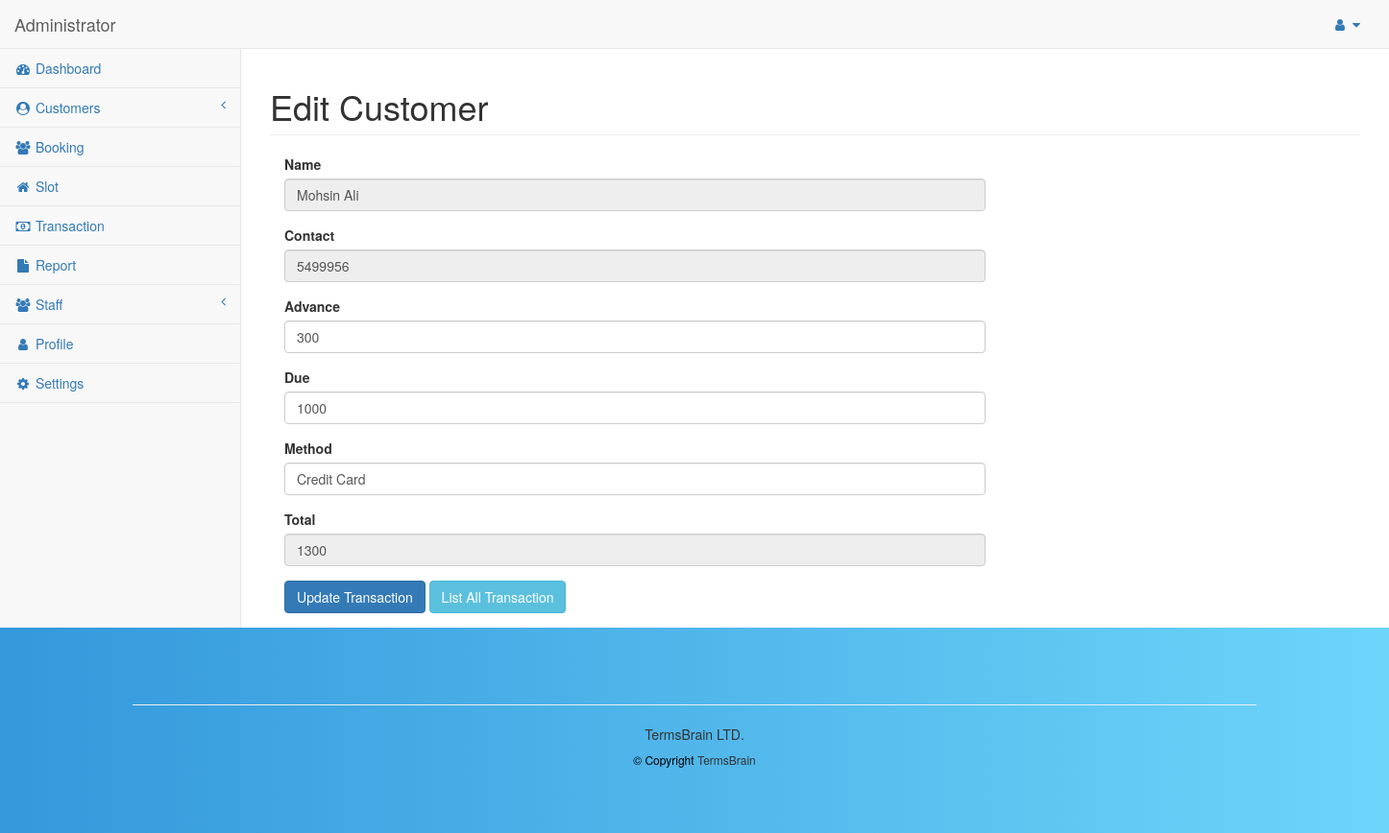
The page /editTransaction.php?id=3 (signed in) on the database as committed earlier.
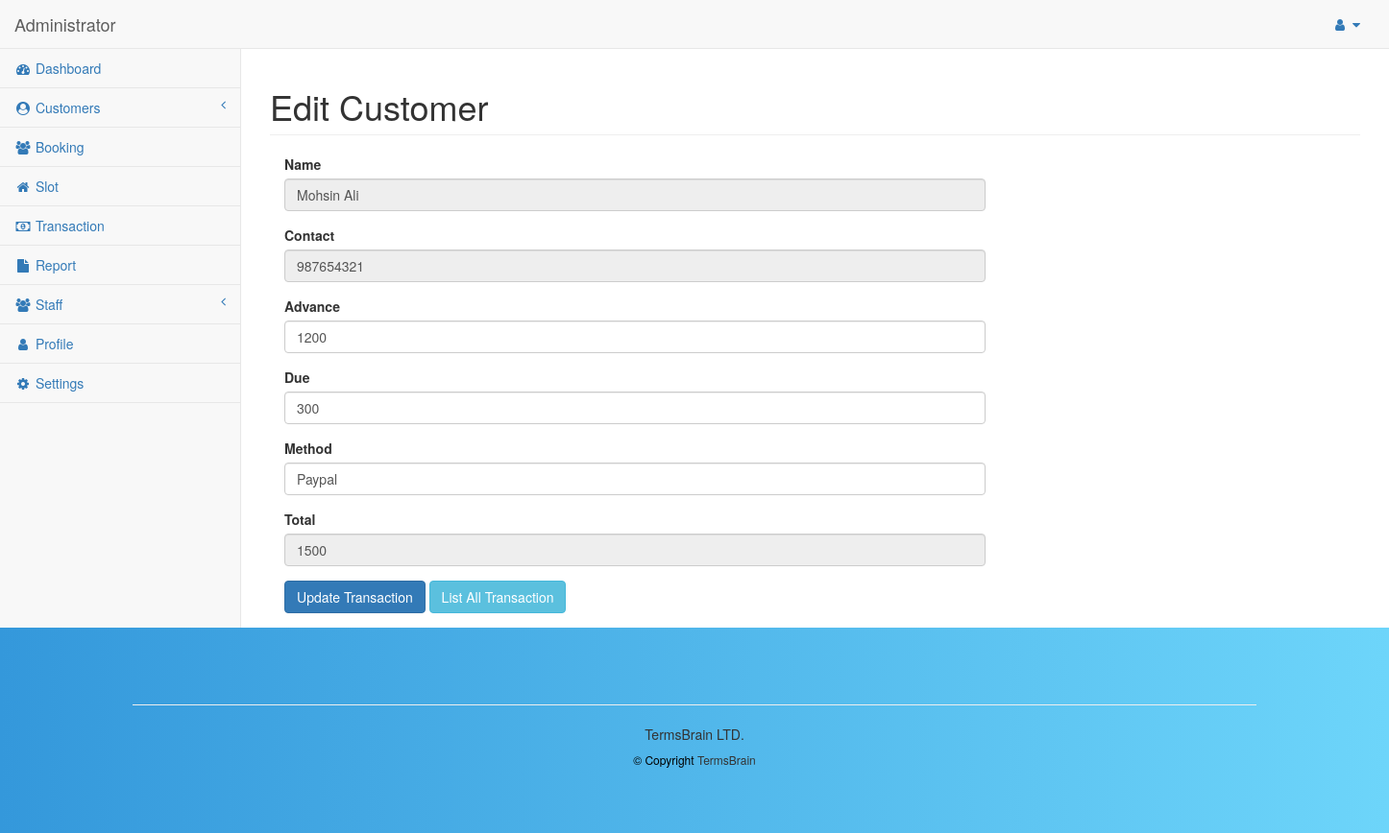
The same page on the database as committed later.
### tables this page shows
CREATE TABLE `transaction` (
  `id` int(11) NOT NULL,
  `user_id` int(11) DEFAULT NULL,
  `method` varchar(255) DEFAULT NULL,
  `advance` int(11) DEFAULT NULL,
  `due` int(11) DEFAULT NULL,
  `total` int(11) GENERATED ALWAYS AS (`advance` + `due`) STORED,
  `created_at` timestamp NOT NULL DEFAULT current_timestamp(),
  `updated_at` datetime DEFAULT current_timestamp() ON UPDATE current_timestamp()
);

CREATE TABLE `customers` (
  `id` int(11) NOT NULL,
  `name` varchar(255) DEFAULT NULL,
  `phone` varchar(14) DEFAULT NULL,
  `created_at` timestamp NOT NULL DEFAULT current_timestamp(),
  `updated_at` datetime DEFAULT current_timestamp() ON UPDATE current_timestamp()
);

### editTransaction.php (the view, shortened to what this page needs)
<?php
include 'connection.php';
include_once('includes/header.php');
?>
<?php
$id = $_REQUEST['id'];
$str = "SELECT transaction.*, customers.name as user_name, customers.phone as phone FROM transaction LEFT JOIN customers ON transaction.user_id = customers.id WHERE transaction.id = $id";
$result = mysqli_query($conn, $str);
$transaction = mysqli_fetch_array($result);
?>
<div id="page-wrapper">
    <div class="row">
        <div class="col-lg-12">
            <h1 class="page-header">Edit Customer</h1>
        </div>
    </div>
    <div class="row">
        <div class="container">
            <div class="col-md-8">
                <form method="post" action="">
                    <div class="form-group">
                        <label for="">Name</label>
                        <input type="text" value="<?php echo $transaction['user_name'] ?>" class="form-control" name="name" id="" disabled>
                    </div>
                    <div class="form-group">
                        <label for="">Contact</label>
                        <input type="text" value="<?php echo $transaction['phone'] ?>" class="form-control" name="name" id="" disabled>
                    </div>
                    <div class="form-group">
                        <label for="">Advance</label>
                        <input type="number" value="<?php echo $transaction['advance'] ?>" class="form-control" name="advance" id="">
                    </div>
                    <div class="form-group">
                        <label for="">Due</label>
                        <input type="number" value="<?php echo $transaction['due'] ?>" class="form-control" name="due" id="">
                    </div>
                    <div class="form-group">
                        <label for="">Method</label>
                        <input type="text" value="<?php echo $transaction['method'] ?>" class="form-control" name="method" id="">
                    </div>
                    <div class="form-group">
                        <label for="">Total</label>
                        <input type="number" value="<?php echo $transaction['total'] ?>" class="form-control" name="total" id="" disabled>
                    </div>
                    <div class="form-group">
                        <input class="btn btn-primary" type="submit" name="submit" value="Update Transaction">
                        <a class="btn btn-info" href="transaction.php">List All Transaction</a>
                    </div>
                </form>
            </div>
        </div>
    </div>
</div>
<?php
include_once('includes/footer.php');
?>

Rows that differ between the two databases and show on the page:
changed transaction "Mohsin Ali": name "5499956" → "987654321"; advance "300" → "1200"; due "1000" → "300"; method "Credit Card" → "Paypal"; total "1300" → "1500"
